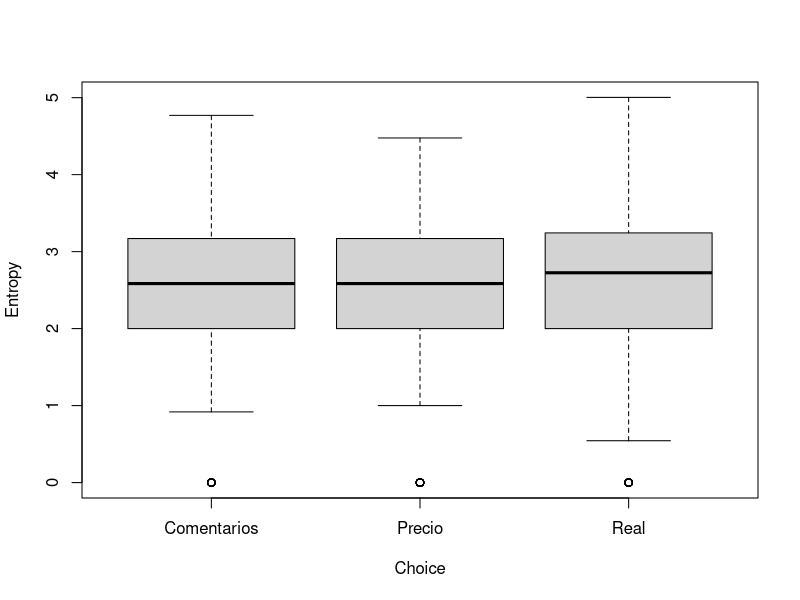
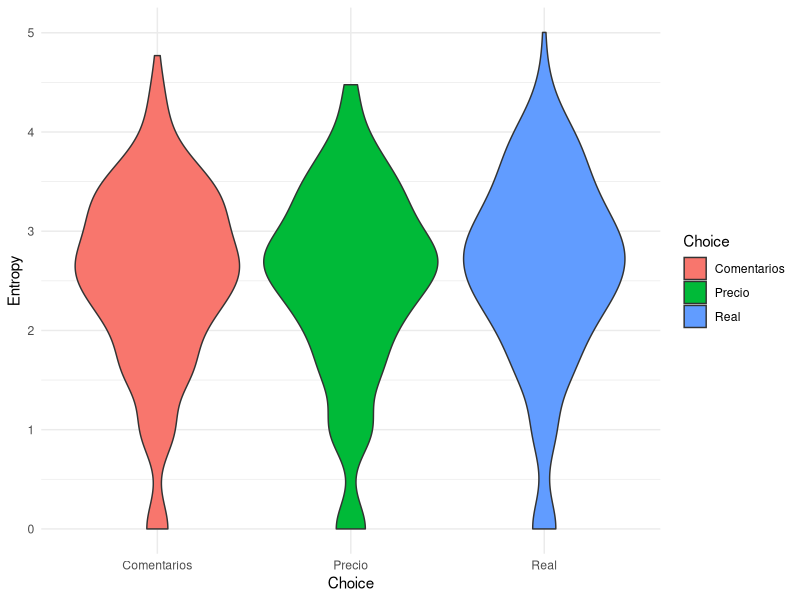

R code for these plots, in order: (Note: this script raises an error after producing the figures.)
library(readr)
library(dplyr)
library(igraph)

# =====================================================
# CARGAR DATOS
# =====================================================

Secuencia <- read_delim(
  "Secuencia.csv",
  delim = ";",
  escape_double = FALSE,
  trim_ws = TRUE
)

AreasInteres <- read_csv("AreasInteres.csv")

Secuencia <- Secuencia %>%
  left_join(
    AreasInteres,
    by = "Area"
  ) %>%
  dplyr::select(
    -Area
  ) %>%
  rename(
    Area = `Nombre area`
  )

# =====================================================
# FUNCION PARA RECONSTRUIR RED AOI->AOI
# =====================================================

build_aoi_network <- function(df){
  
  # =====================================
  # ORDEN TEMPORAL
  # =====================================
  
  df <- df[order(df$Secuencia), ]
  
  areas <- df$Area
  
  if(length(areas) < 2){
    return(NULL)
  }
  
  # =====================================
  # VARIABLES SECUENCIALES
  # =====================================
  
  FirstAOI <- as.character(areas[1])
  
  FirstTransition <- paste0(
    areas[1],
    "_",
    areas[2]
  )
  
  First3AOIs <- paste(
    head(areas, 3),
    collapse = "_"
  )
  
  # =====================================
  # RED
  # =====================================
  
  edges <- data.frame(
    from = head(areas, -1),
    to   = tail(areas, -1)
  )
  
  edges_weighted <- edges %>%
    count(from, to, name = "weight")
  
  g <- graph_from_data_frame(
    edges_weighted,
    directed = TRUE
  )
  
  E(g)$weight <- edges_weighted$weight
  
  # =====================================
  # ATRIBUTOS DE NODO
  # =====================================
  
  node_freq <- table(areas)
  
  V(g)$visits <- as.numeric(
    node_freq[
      match(
        V(g)$name,
        names(node_freq)
      )
    ]
  )
  
  # =====================================
  # ENTROPIA DE TRANSICION
  # =====================================
  
  probs <- edges_weighted$weight /
    sum(edges_weighted$weight)
  
  Entropy <- -sum(
    probs * log2(probs)
  )
  
  # =====================================
  # RESULTADO
  # =====================================
  
  return(
    list(
      graph = g,
      edges = edges,
      edges_weighted = edges_weighted,
      node_freq = node_freq,
      
      FirstAOI = FirstAOI,
      FirstTransition = FirstTransition,
      First3AOIs = First3AOIs,
      
      Entropy = Entropy
    )
  )
}


# =====================================================
# CONSTRUIR TODAS LAS REDES
# =====================================================

NetworkList <- list()

TrajectoryFeatures <- data.frame()

subjects <- unique(Secuencia$Sujeto)

for(s in subjects){
  
  cat("Procesando sujeto:",s,"\n")
  
  data_s <- filter(
    Secuencia,
    Sujeto == s
  )
  
  ensayos <- unique(data_s$Ensayo)
  
  for(e in ensayos){
    
    data_se <- filter(
      data_s,
      Ensayo == e
    )
    
    net <- build_aoi_network(data_se)
    
    if(!is.null(net)){
      
      nombre <- paste0(
        "S",
        s,
        "_E",
        e
      )
      
      NetworkList[[nombre]] <- net
      
      # ===================================
      # TABLA DE CARACTERISTICAS
      # ===================================
      
      TrajectoryFeatures <- rbind(
        TrajectoryFeatures,
        data.frame(
          Sujeto = s,
          Ensayo = e,
          
          Choice = unique(data_se$ChosenCondition),
          
          FirstAOI = net$FirstAOI,
          FirstTransition = net$FirstTransition,
          First3AOIs = net$First3AOIs,
          
          Nodes = gorder(net$graph),
          Edges = gsize(net$graph),
          
          Entropy = net$Entropy,
          
          stringsAsFactors = FALSE
        )
      )
      
    }
  }
}




summary(TrajectoryFeatures$Entropy)

aggregate(
  Entropy ~ Choice,
  data = TrajectoryFeatures,
  mean
)

boxplot(
  Entropy ~ Choice,
  data = TrajectoryFeatures
)

library(ggplot2)
ggplot(
  TrajectoryFeatures,
  aes(
    x = Choice,
    y = Entropy,
    fill = Choice
  )
) +
  geom_violin() +
  theme_minimal()

anova(
  lm(
    Entropy ~ Choice,
    data = TrajectoryFeatures
  )
)

summary(
  aov(
    Entropy ~ Choice,
    data = TrajectoryFeatures
  )
)


aggregate(
  Nodes ~ Choice,
  data = TrajectoryFeatures,
  mean
)

aggregate(
  Edges ~ Choice,
  data = TrajectoryFeatures,
  mean
)

summary(
  aov(
    Nodes ~ Choice,
    data = TrajectoryFeatures
  )
)

summary(
  aov(
    Edges ~ Choice,
    data = TrajectoryFeatures
  )
)

quantile(
  TrajectoryFeatures$Nodes,
  probs=c(.33,.66)
)

table(
  SearchType,
  Choice
)

tabla3 <- table(
  TrajectoryFeatures$First3AOIs,
  TrajectoryFeatures$Choice
)

chisq.test(tabla3)


library(nnet)

m1 <- multinom(
  Choice ~ Entropy,
  data = TrajectoryFeatures
)

m2 <- multinom(
  Choice ~ FirstAOI + Entropy,
  data = TrajectoryFeatures
)

m3 <- multinom(
  Choice ~ FirstTransition + Entropy,
  data = TrajectoryFeatures
)

m4 <- multinom(
  Choice ~ Nodes + Edges + Entropy,
  data = TrajectoryFeatures
)
